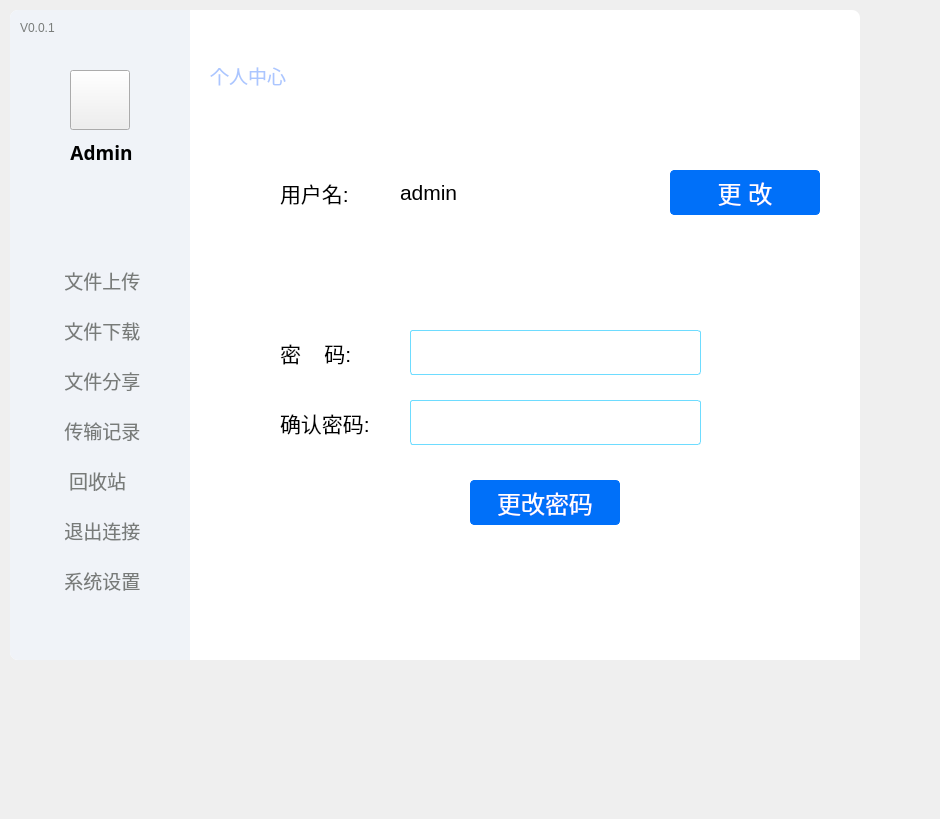
<?xml version="1.0" encoding="UTF-8"?>
<ui version="4.0">
 <class>MainWindow</class>
 <widget class="QMainWindow" name="MainWindow">
  <property name="geometry">
   <rect>
    <x>0</x>
    <y>0</y>
    <width>940</width>
    <height>819</height>
   </rect>
  </property>
  <property name="windowTitle">
   <string>MainWindow</string>
  </property>
  <widget class="QWidget" name="centralwidget">
   <widget class="QWidget" name="widget" native="true">
    <property name="geometry">
     <rect>
      <x>10</x>
      <y>10</y>
      <width>850</width>
      <height>650</height>
     </rect>
    </property>
    <property name="styleSheet">
     <string notr="true">#widget{
background-color: rgb(255, 255, 255);
border-radius:8px;
}</string>
    </property>
    <widget class="QWidget" name="widget_left" native="true">
     <property name="geometry">
      <rect>
       <x>0</x>
       <y>0</y>
       <width>180</width>
       <height>650</height>
      </rect>
     </property>
     <property name="styleSheet">
      <string notr="true">#widget_left{
background-color: rgb(240, 243, 248);
border-top-left-radius:8px;
border-bottom-left-radius:8px;
}</string>
     </property>
     <widget class="QPushButton" name="btn_quit_bar">
      <property name="geometry">
       <rect>
        <x>20</x>
        <y>500</y>
        <width>140</width>
        <height>40</height>
       </rect>
      </property>
      <property name="font">
       <font>
        <family>幼圆</family>
        <pointsize>14</pointsize>
        <weight>50</weight>
        <bold>false</bold>
       </font>
      </property>
      <property name="styleSheet">
       <string notr="true">#btn_quit_bar{
	color: rgb(120, 123, 121);
	border:0px;
	border-radius:3px;
	background-color: rgb(240, 243, 248);
}

#btn_quit_bar:hover{
	background-color: rgb(204, 223, 248);
	color:rgb(0, 112, 250);
}

#btn_quit_bar:pressed{
	background-color: rgb(255, 255, 255);
}</string>
      </property>
      <property name="text">
       <string> 退出连接</string>
      </property>
      <property name="icon">
       <iconset resource="res.qrc">
        <normaloff>:/res/exit.png</normaloff>:/res/exit.png</iconset>
      </property>
      <property name="iconSize">
       <size>
        <width>20</width>
        <height>20</height>
       </size>
      </property>
     </widget>
     <widget class="QPushButton" name="btn_record_bar">
      <property name="geometry">
       <rect>
        <x>20</x>
        <y>400</y>
        <width>140</width>
        <height>40</height>
       </rect>
      </property>
      <property name="font">
       <font>
        <family>幼圆</family>
        <pointsize>14</pointsize>
        <weight>50</weight>
        <bold>false</bold>
       </font>
      </property>
      <property name="styleSheet">
       <string notr="true">#btn_record_bar{
	color: rgb(120, 123, 121);
	border:0px;
	border-radius:3px;
	background-color: rgb(240, 243, 248);
}

#btn_record_bar:hover{
	background-color: rgb(204, 223, 248);
	color:rgb(0, 112, 250);
}

#btn_record_bar:pressed{
	background-color: rgb(255, 255, 255);
}</string>
      </property>
      <property name="text">
       <string> 传输记录</string>
      </property>
      <property name="icon">
       <iconset resource="res.qrc">
        <normaloff>:/res/file.png</normaloff>:/res/file.png</iconset>
      </property>
      <property name="iconSize">
       <size>
        <width>20</width>
        <height>20</height>
       </size>
      </property>
     </widget>
     <widget class="QPushButton" name="btn_up_bar">
      <property name="geometry">
       <rect>
        <x>20</x>
        <y>250</y>
        <width>140</width>
        <height>40</height>
       </rect>
      </property>
      <property name="font">
       <font>
        <family>幼圆</family>
        <pointsize>14</pointsize>
        <weight>50</weight>
        <bold>false</bold>
       </font>
      </property>
      <property name="styleSheet">
       <string notr="true">#btn_up_bar{
	color: rgb(120, 123, 121);
	border:0px;
	border-radius:3px;
	background-color: rgb(240, 243, 248);
}

#btn_up_bar:hover{
	background-color: rgb(204, 223, 248);
	color:rgb(0, 112, 250);
}

#btn_up_bar:pressed{
	background-color: rgb(255, 255, 255);
}</string>
      </property>
      <property name="text">
       <string> 文件上传</string>
      </property>
      <property name="icon">
       <iconset resource="res.qrc">
        <normaloff>:/res/up.png</normaloff>:/res/up.png</iconset>
      </property>
      <property name="iconSize">
       <size>
        <width>24</width>
        <height>24</height>
       </size>
      </property>
     </widget>
     <widget class="QPushButton" name="btn_share_bar">
      <property name="geometry">
       <rect>
        <x>20</x>
        <y>350</y>
        <width>140</width>
        <height>40</height>
       </rect>
      </property>
      <property name="font">
       <font>
        <family>幼圆</family>
        <pointsize>14</pointsize>
        <weight>50</weight>
        <bold>false</bold>
       </font>
      </property>
      <property name="styleSheet">
       <string notr="true">#btn_share_bar{
	color: rgb(120, 123, 121);
	border:0px;
	border-radius:3px;
	background-color: rgb(240, 243, 248);
}

#btn_share_bar:hover{
	background-color: rgb(204, 223, 248);
	color:rgb(0, 112, 250);
}

#btn_share_bar:pressed{
	background-color: rgb(255, 255, 255);
}</string>
      </property>
      <property name="text">
       <string> 文件分享</string>
      </property>
      <property name="icon">
       <iconset resource="res.qrc">
        <normaloff>:/res/share.png</normaloff>:/res/share.png</iconset>
      </property>
      <property name="iconSize">
       <size>
        <width>20</width>
        <height>20</height>
       </size>
      </property>
     </widget>
     <widget class="QLabel" name="label">
      <property name="geometry">
       <rect>
        <x>10</x>
        <y>10</y>
        <width>71</width>
        <height>16</height>
       </rect>
      </property>
      <property name="styleSheet">
       <string notr="true">color: rgb(120, 123, 121);</string>
      </property>
      <property name="text">
       <string>V0.0.1</string>
      </property>
     </widget>
     <widget class="QLabel" name="label_admin">
      <property name="geometry">
       <rect>
        <x>56</x>
        <y>132</y>
        <width>71</width>
        <height>21</height>
       </rect>
      </property>
      <property name="font">
       <font>
        <family>方正舒体</family>
        <pointsize>14</pointsize>
        <weight>75</weight>
        <bold>true</bold>
       </font>
      </property>
      <property name="text">
       <string>Admin</string>
      </property>
      <property name="alignment">
       <set>Qt::AlignCenter</set>
      </property>
     </widget>
     <widget class="QPushButton" name="btn_bin_bar">
      <property name="geometry">
       <rect>
        <x>20</x>
        <y>450</y>
        <width>140</width>
        <height>40</height>
       </rect>
      </property>
      <property name="font">
       <font>
        <family>幼圆</family>
        <pointsize>14</pointsize>
        <weight>50</weight>
        <bold>false</bold>
       </font>
      </property>
      <property name="styleSheet">
       <string notr="true">#btn_bin_bar{
	color: rgb(120, 123, 121);
	border:0px;
	border-radius:3px;
	background-color: rgb(240, 243, 248);
}

#btn_bin_bar:hover{
	background-color: rgb(204, 223, 248);
	color:rgb(0, 112, 250);
}

#btn_bin_bar:pressed{
	background-color: rgb(255, 255, 255);
}</string>
      </property>
      <property name="text">
       <string> 回收站  </string>
      </property>
      <property name="icon">
       <iconset resource="res.qrc">
        <normaloff>:/res/Recycled.png</normaloff>:/res/Recycled.png</iconset>
      </property>
      <property name="iconSize">
       <size>
        <width>20</width>
        <height>20</height>
       </size>
      </property>
     </widget>
     <widget class="QPushButton" name="btn_down_bar">
      <property name="geometry">
       <rect>
        <x>20</x>
        <y>300</y>
        <width>140</width>
        <height>40</height>
       </rect>
      </property>
      <property name="font">
       <font>
        <family>幼圆</family>
        <pointsize>14</pointsize>
        <weight>50</weight>
        <bold>false</bold>
       </font>
      </property>
      <property name="styleSheet">
       <string notr="true">#btn_down_bar{
	color: rgb(120, 123, 121);
	border:0px;
	border-radius:3px;
	background-color: rgb(240, 243, 248);
}

#btn_down_bar:hover{
	background-color: rgb(204, 223, 248);
	color:rgb(0, 112, 250);
}

#btn_down_bar:pressed{
	background-color: rgb(255, 255, 255);
}</string>
      </property>
      <property name="text">
       <string> 文件下载</string>
      </property>
      <property name="icon">
       <iconset resource="res.qrc">
        <normaloff>:/res/download.png</normaloff>:/res/download.png</iconset>
      </property>
      <property name="iconSize">
       <size>
        <width>20</width>
        <height>20</height>
       </size>
      </property>
     </widget>
     <widget class="QPushButton" name="btn_set_bar">
      <property name="geometry">
       <rect>
        <x>20</x>
        <y>550</y>
        <width>140</width>
        <height>40</height>
       </rect>
      </property>
      <property name="font">
       <font>
        <family>幼圆</family>
        <pointsize>14</pointsize>
        <weight>50</weight>
        <bold>false</bold>
       </font>
      </property>
      <property name="styleSheet">
       <string notr="true">#btn_set_bar{
	color: rgb(120, 123, 121);
	border:0px;
	border-radius:3px;
	background-color: rgb(240, 243, 248);
}

#btn_set_bar:hover{
	background-color: rgb(204, 223, 248);
	color:rgb(0, 112, 250);
}

#btn_set_bar:pressed{
	background-color: rgb(255, 255, 255);
}</string>
      </property>
      <property name="text">
       <string> 系统设置</string>
      </property>
      <property name="icon">
       <iconset resource="res.qrc">
        <normaloff>:/res/set.png</normaloff>:/res/set.png</iconset>
      </property>
      <property name="iconSize">
       <size>
        <width>20</width>
        <height>20</height>
       </size>
      </property>
     </widget>
     <widget class="QPushButton" name="btn_head">
      <property name="geometry">
       <rect>
        <x>60</x>
        <y>60</y>
        <width>60</width>
        <height>60</height>
       </rect>
      </property>
      <property name="styleSheet">
       <string notr="true">border-image: url(:/res/header2.png);</string>
      </property>
      <property name="text">
       <string/>
      </property>
     </widget>
    </widget>
    <widget class="QWidget" name="widget_top" native="true">
     <property name="geometry">
      <rect>
       <x>180</x>
       <y>0</y>
       <width>670</width>
       <height>40</height>
      </rect>
     </property>
     <property name="styleSheet">
      <string notr="true">#widget_top{
border-top-right-radius:8px;
}</string>
     </property>
     <widget class="QPushButton" name="btn_close">
      <property name="geometry">
       <rect>
        <x>630</x>
        <y>0</y>
        <width>40</width>
        <height>40</height>
       </rect>
      </property>
      <property name="styleSheet">
       <string notr="true">#btn_close{
border:none;
}
#btn_close:hover{
	background-color: rgb(240, 240, 240);
}</string>
      </property>
      <property name="text">
       <string/>
      </property>
      <property name="icon">
       <iconset resource="res.qrc">
        <normaloff>:/res/close.png</normaloff>:/res/close.png</iconset>
      </property>
     </widget>
     <widget class="QPushButton" name="btn_min">
      <property name="geometry">
       <rect>
        <x>590</x>
        <y>0</y>
        <width>40</width>
        <height>40</height>
       </rect>
      </property>
      <property name="styleSheet">
       <string notr="true">#btn_min{
border:none;
}
#btn_min:hover{
	background-color: rgb(240, 240, 240);
}</string>
      </property>
      <property name="text">
       <string/>
      </property>
      <property name="icon">
       <iconset resource="res.qrc">
        <normaloff>:/res/res.png</normaloff>:/res/res.png</iconset>
      </property>
     </widget>
     <widget class="QLabel" name="lb_tip">
      <property name="geometry">
       <rect>
        <x>10</x>
        <y>12</y>
        <width>561</width>
        <height>20</height>
       </rect>
      </property>
      <property name="font">
       <font>
        <pointsize>9</pointsize>
       </font>
      </property>
      <property name="text">
       <string/>
      </property>
     </widget>
    </widget>
    <widget class="QStackedWidget" name="stackedWidget">
     <property name="geometry">
      <rect>
       <x>180</x>
       <y>40</y>
       <width>670</width>
       <height>610</height>
      </rect>
     </property>
     <property name="styleSheet">
      <string notr="true">background-color: rgb(255, 255, 255);</string>
     </property>
     <property name="currentIndex">
      <number>6</number>
     </property>
     <widget class="QWidget" name="page_up">
      <widget class="QPushButton" name="btn_upload">
       <property name="geometry">
        <rect>
         <x>500</x>
         <y>30</y>
         <width>150</width>
         <height>45</height>
        </rect>
       </property>
       <property name="sizePolicy">
        <sizepolicy hsizetype="Fixed" vsizetype="Fixed">
         <horstretch>0</horstretch>
         <verstretch>0</verstretch>
        </sizepolicy>
       </property>
       <property name="font">
        <font>
         <pointsize>18</pointsize>
        </font>
       </property>
       <property name="styleSheet">
        <string notr="true">#btn_upload{
border:1px solid rgb(0, 112, 249);
color: rgb(255, 255, 255);
border-radius:4px;
background-color: rgb(0, 112, 249);
}

#btn_upload:hover{
border:1px solid rgb(0, 128, 0);
background-color: rgb(0, 128, 0);
}
#btn_upload:press{
border:1px solid rgb(0, 112, 249);
background-color: rgb(0, 112, 249);
}
</string>
       </property>
       <property name="text">
        <string>上传文件</string>
       </property>
      </widget>
      <widget class="QLineEdit" name="edit_addr_2">
       <property name="geometry">
        <rect>
         <x>20</x>
         <y>30</y>
         <width>461</width>
         <height>45</height>
        </rect>
       </property>
       <property name="font">
        <font>
         <pointsize>18</pointsize>
        </font>
       </property>
       <property name="styleSheet">
        <string notr="true">border:1px solid rgb(110,220,255);
border-radius:3px;</string>
       </property>
       <property name="placeholderText">
        <string>本地文件：</string>
       </property>
      </widget>
     </widget>
     <widget class="QWidget" name="page_down">
      <widget class="QLabel" name="label_2">
       <property name="geometry">
        <rect>
         <x>20</x>
         <y>20</y>
         <width>111</width>
         <height>31</height>
        </rect>
       </property>
       <property name="font">
        <font>
         <family>华文新魏</family>
         <pointsize>14</pointsize>
        </font>
       </property>
       <property name="styleSheet">
        <string notr="true">color: rgb(171, 198, 255);</string>
       </property>
       <property name="text">
        <string>我的空间</string>
       </property>
      </widget>
      <widget class="QListWidget" name="lw_down">
       <property name="geometry">
        <rect>
         <x>10</x>
         <y>60</y>
         <width>641</width>
         <height>541</height>
        </rect>
       </property>
       <property name="styleSheet">
        <string notr="true">border:1px solid rgb(110,220,255);</string>
       </property>
      </widget>
     </widget>
     <widget class="QWidget" name="page_share">
      <widget class="QPushButton" name="btn_down">
       <property name="geometry">
        <rect>
         <x>130</x>
         <y>300</y>
         <width>150</width>
         <height>45</height>
        </rect>
       </property>
       <property name="sizePolicy">
        <sizepolicy hsizetype="Fixed" vsizetype="Fixed">
         <horstretch>0</horstretch>
         <verstretch>0</verstretch>
        </sizepolicy>
       </property>
       <property name="font">
        <font>
         <pointsize>18</pointsize>
        </font>
       </property>
       <property name="styleSheet">
        <string notr="true">#btn_down{
border:1px solid rgb(0, 112, 249);
color: rgb(255, 255, 255);
border-radius:4px;
background-color: rgb(0, 112, 249);
}

#btn_down:hover{
border:1px solid rgb(0, 128, 0);
background-color: rgb(0, 128, 0);
}
#btn_down:press{
border:1px solid rgb(0, 112, 249);
background-color: rgb(0, 112, 249);
}
</string>
       </property>
       <property name="text">
        <string>下  载</string>
       </property>
      </widget>
      <widget class="QLineEdit" name="ed_pwd">
       <property name="geometry">
        <rect>
         <x>130</x>
         <y>220</y>
         <width>341</width>
         <height>45</height>
        </rect>
       </property>
       <property name="font">
        <font>
         <pointsize>18</pointsize>
        </font>
       </property>
       <property name="styleSheet">
        <string notr="true">border:1px solid rgb(110,220,255);
border-radius:3px;</string>
       </property>
       <property name="placeholderText">
        <string>提取码：</string>
       </property>
      </widget>
      <widget class="QLineEdit" name="ed_link">
       <property name="geometry">
        <rect>
         <x>130</x>
         <y>140</y>
         <width>341</width>
         <height>45</height>
        </rect>
       </property>
       <property name="font">
        <font>
         <pointsize>18</pointsize>
        </font>
       </property>
       <property name="styleSheet">
        <string notr="true">border:1px solid rgb(110,220,255);
border-radius:3px;</string>
       </property>
       <property name="placeholderText">
        <string>文件链接：</string>
       </property>
      </widget>
     </widget>
     <widget class="QWidget" name="page_record">
      <widget class="QLabel" name="label_3">
       <property name="geometry">
        <rect>
         <x>20</x>
         <y>20</y>
         <width>111</width>
         <height>31</height>
        </rect>
       </property>
       <property name="font">
        <font>
         <family>华文新魏</family>
         <pointsize>14</pointsize>
        </font>
       </property>
       <property name="styleSheet">
        <string notr="true">color: rgb(171, 198, 255);</string>
       </property>
       <property name="text">
        <string>传输记录</string>
       </property>
      </widget>
      <widget class="QTableWidget" name="tw_record">
       <property name="geometry">
        <rect>
         <x>20</x>
         <y>80</y>
         <width>631</width>
         <height>511</height>
        </rect>
       </property>
       <property name="styleSheet">
        <string notr="true">border:1px solid rgb(110,220,255);</string>
       </property>
      </widget>
     </widget>
     <widget class="QWidget" name="page_recycle">
      <widget class="QLabel" name="label_4">
       <property name="geometry">
        <rect>
         <x>20</x>
         <y>10</y>
         <width>111</width>
         <height>31</height>
        </rect>
       </property>
       <property name="font">
        <font>
         <family>华文新魏</family>
         <pointsize>14</pointsize>
        </font>
       </property>
       <property name="styleSheet">
        <string notr="true">color: rgb(171, 198, 255);</string>
       </property>
       <property name="text">
        <string>回收站</string>
       </property>
      </widget>
      <widget class="QListWidget" name="lw_recycle">
       <property name="geometry">
        <rect>
         <x>10</x>
         <y>50</y>
         <width>641</width>
         <height>541</height>
        </rect>
       </property>
       <property name="styleSheet">
        <string notr="true">border:1px solid rgb(110,220,255);</string>
       </property>
      </widget>
     </widget>
     <widget class="QWidget" name="page_set">
      <widget class="QLabel" name="label_5">
       <property name="geometry">
        <rect>
         <x>20</x>
         <y>10</y>
         <width>150</width>
         <height>31</height>
        </rect>
       </property>
       <property name="font">
        <font>
         <family>华文新魏</family>
         <pointsize>14</pointsize>
        </font>
       </property>
       <property name="styleSheet">
        <string notr="true">color: rgb(171, 198, 255);</string>
       </property>
       <property name="text">
        <string>系统设置</string>
       </property>
      </widget>
      <widget class="QLineEdit" name="ed_dir">
       <property name="geometry">
        <rect>
         <x>20</x>
         <y>70</y>
         <width>461</width>
         <height>45</height>
        </rect>
       </property>
       <property name="font">
        <font>
         <pointsize>18</pointsize>
        </font>
       </property>
       <property name="styleSheet">
        <string notr="true">border:1px solid rgb(110,220,255);
border-radius:3px;</string>
       </property>
       <property name="placeholderText">
        <string>下载目录：</string>
       </property>
      </widget>
      <widget class="QPushButton" name="btn_setdir">
       <property name="geometry">
        <rect>
         <x>500</x>
         <y>70</y>
         <width>150</width>
         <height>45</height>
        </rect>
       </property>
       <property name="sizePolicy">
        <sizepolicy hsizetype="Fixed" vsizetype="Fixed">
         <horstretch>0</horstretch>
         <verstretch>0</verstretch>
        </sizepolicy>
       </property>
       <property name="font">
        <font>
         <pointsize>18</pointsize>
        </font>
       </property>
       <property name="styleSheet">
        <string notr="true">#btn_setdir{
border:1px solid rgb(0, 112, 249);
color: rgb(255, 255, 255);
border-radius:4px;
background-color: rgb(0, 112, 249);
}

#btn_setdir:hover{
border:1px solid rgb(0, 128, 0);
background-color: rgb(0, 128, 0);
}
#btn_setdir:press{
border:1px solid rgb(0, 112, 249);
background-color: rgb(0, 112, 249);
}
</string>
       </property>
       <property name="text">
        <string>下载目录</string>
       </property>
      </widget>
     </widget>
     <widget class="QWidget" name="page_me">
      <widget class="QPushButton" name="btn_mod_user">
       <property name="geometry">
        <rect>
         <x>480</x>
         <y>120</y>
         <width>150</width>
         <height>45</height>
        </rect>
       </property>
       <property name="sizePolicy">
        <sizepolicy hsizetype="Fixed" vsizetype="Fixed">
         <horstretch>0</horstretch>
         <verstretch>0</verstretch>
        </sizepolicy>
       </property>
       <property name="font">
        <font>
         <pointsize>18</pointsize>
        </font>
       </property>
       <property name="styleSheet">
        <string notr="true">QPushButton{
border:1px solid rgb(0, 112, 249);
color: rgb(255, 255, 255);
border-radius:4px;
background-color: rgb(0, 112, 249);
}

QPushButton:hover{
border:1px solid rgb(0, 128, 0);
background-color: rgb(0, 128, 0);
}
QPushButton:press{
border:1px solid rgb(0, 112, 249);
background-color: rgb(0, 112, 249);
}
</string>
       </property>
       <property name="text">
        <string>更 改</string>
       </property>
      </widget>
      <widget class="QLineEdit" name="ed_pwd1">
       <property name="geometry">
        <rect>
         <x>220</x>
         <y>280</y>
         <width>291</width>
         <height>45</height>
        </rect>
       </property>
       <property name="font">
        <font>
         <pointsize>18</pointsize>
        </font>
       </property>
       <property name="styleSheet">
        <string notr="true">border:1px solid rgb(110,220,255);
border-radius:3px;</string>
       </property>
       <property name="echoMode">
        <enum>QLineEdit::Password</enum>
       </property>
       <property name="placeholderText">
        <string/>
       </property>
      </widget>
      <widget class="QLabel" name="label_6">
       <property name="geometry">
        <rect>
         <x>20</x>
         <y>10</y>
         <width>150</width>
         <height>31</height>
        </rect>
       </property>
       <property name="font">
        <font>
         <family>华文新魏</family>
         <pointsize>14</pointsize>
        </font>
       </property>
       <property name="styleSheet">
        <string notr="true">color: rgb(171, 198, 255);</string>
       </property>
       <property name="text">
        <string>个人中心</string>
       </property>
      </widget>
      <widget class="QLabel" name="label_7">
       <property name="geometry">
        <rect>
         <x>90</x>
         <y>120</y>
         <width>101</width>
         <height>45</height>
        </rect>
       </property>
       <property name="font">
        <font>
         <pointsize>16</pointsize>
        </font>
       </property>
       <property name="text">
        <string>用户名:</string>
       </property>
      </widget>
      <widget class="QLabel" name="lb_name">
       <property name="geometry">
        <rect>
         <x>210</x>
         <y>120</y>
         <width>251</width>
         <height>45</height>
        </rect>
       </property>
       <property name="font">
        <font>
         <pointsize>16</pointsize>
        </font>
       </property>
       <property name="text">
        <string>admin</string>
       </property>
      </widget>
      <widget class="QLabel" name="label_8">
       <property name="geometry">
        <rect>
         <x>90</x>
         <y>280</y>
         <width>121</width>
         <height>45</height>
        </rect>
       </property>
       <property name="font">
        <font>
         <pointsize>16</pointsize>
        </font>
       </property>
       <property name="text">
        <string>密    码:</string>
       </property>
      </widget>
      <widget class="QLabel" name="label_9">
       <property name="geometry">
        <rect>
         <x>90</x>
         <y>350</y>
         <width>121</width>
         <height>45</height>
        </rect>
       </property>
       <property name="font">
        <font>
         <pointsize>16</pointsize>
        </font>
       </property>
       <property name="text">
        <string>确认密码:</string>
       </property>
      </widget>
      <widget class="QLineEdit" name="ed_pwd2">
       <property name="geometry">
        <rect>
         <x>220</x>
         <y>350</y>
         <width>291</width>
         <height>45</height>
        </rect>
       </property>
       <property name="font">
        <font>
         <pointsize>18</pointsize>
        </font>
       </property>
       <property name="styleSheet">
        <string notr="true">border:1px solid rgb(110,220,255);
border-radius:3px;</string>
       </property>
       <property name="echoMode">
        <enum>QLineEdit::Password</enum>
       </property>
       <property name="placeholderText">
        <string/>
       </property>
      </widget>
      <widget class="QPushButton" name="btn_mod_pwd">
       <property name="geometry">
        <rect>
         <x>280</x>
         <y>430</y>
         <width>150</width>
         <height>45</height>
        </rect>
       </property>
       <property name="sizePolicy">
        <sizepolicy hsizetype="Fixed" vsizetype="Fixed">
         <horstretch>0</horstretch>
         <verstretch>0</verstretch>
        </sizepolicy>
       </property>
       <property name="font">
        <font>
         <pointsize>18</pointsize>
        </font>
       </property>
       <property name="styleSheet">
        <string notr="true">QPushButton{
border:1px solid rgb(0, 112, 249);
color: rgb(255, 255, 255);
border-radius:4px;
background-color: rgb(0, 112, 249);
}

QPushButton:hover{
border:1px solid rgb(0, 128, 0);
background-color: rgb(0, 128, 0);
}
QPushButton:press{
border:1px solid rgb(0, 112, 249);
background-color: rgb(0, 112, 249);
}
</string>
       </property>
       <property name="text">
        <string>更改密码</string>
       </property>
      </widget>
     </widget>
    </widget>
   </widget>
  </widget>
 </widget>
 <resources>
  <include location="res.qrc"/>
 </resources>
 <connections/>
</ui>
